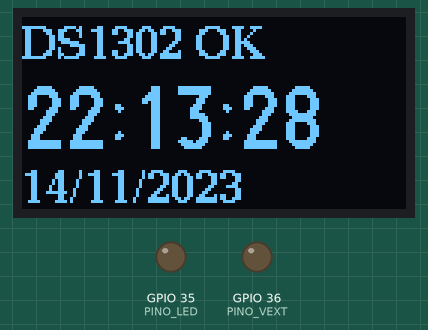
Bench run of a sketch on a simulated ESP32-S3. Parts: 128×64 one-colour display, output pins drawn as LEDs (lit = HIGH). Wiring (inferred from the names in the program): DS1302 clock: CE GPIO 42; IO GPIO 41; clock GPIO 40. The local clock reads 2024-03-15 10:24:30 at power-on unless the sketch sets it; pins used as bus, display or sensor lines are not drawn; what the sketch prints to the serial monitor is not drawn.

Above: at 0.4 s.
At 9.4 s:
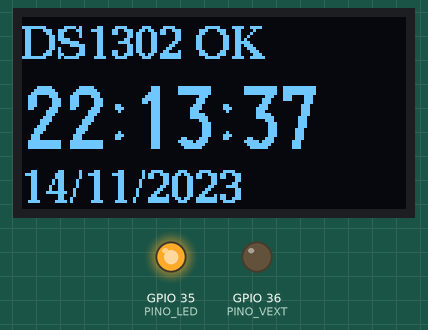
At 18.3 s:
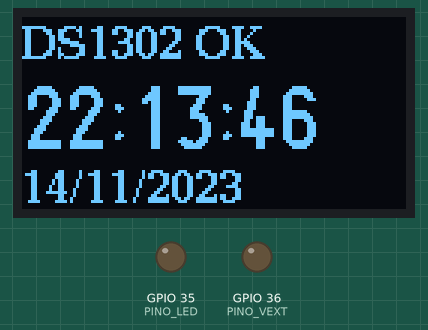
At 37.3 s:
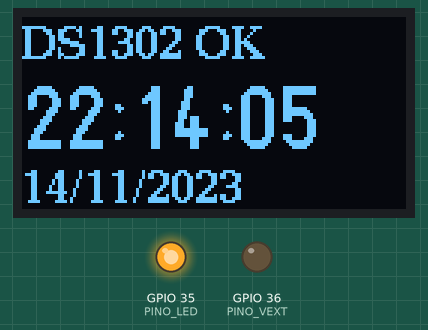
Timing chart, 0 to 40.0 s (numbered marks = the images above):
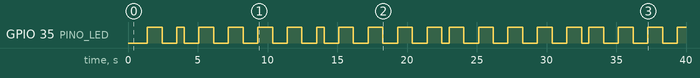

Measured:
- by itself, GPIO 35 (PINO_LED): moves between LOW and HIGH, repeating every 15.8 s
- what the display in image 0 shows lasts 1.0 s, from 0.4 s to 1.4 s

The sketch:

03_relogio_ds1302.ino
```cpp
// Teste 3 - Ler e acertar o relogio DS1302 (RTC) com a Heltec LoRa 32 V3
// Objetivo: provar que o crachá sabe que horas sao, mesmo desligado (o modulo tem uma bateria CR2032).
//
// Analogia: o DS1302 e um "relogio de pulso" que fica ao lado do ESP32. O ESP32 pergunta as horas
// por 3 fios (CLK = batida de ritmo, DAT = dados, RST = "vou falar com voce agora").
// Nao usamos biblioteca: o codigo abaixo fala o "idioma" do chip direto, e assim nao ha o que instalar.
//
// LIGACAO (placa desligada ao mexer nos fios!):
//   DS1302 VCC -> 3V3 da Heltec     DS1302 GND -> GND
//   DS1302 CLK -> GPIO 40           DS1302 DAT (I/O) -> GPIO 41        DS1302 RST (CE) -> GPIO 42
//   Bateria CR2032 colocada no modulo.  NAO ligue o VCC em 5V.
//
// COMO USAR (2 etapas):
//   1) ACERTAR_RELOGIO = true  -> grava, e o relogio recebe a hora do COMPUTADOR no momento da compilacao.
//   2) Mude para false, grave de novo. Agora ele so LE. Desligue a USB por 1 minuto e religue:
//      a hora deve continuar certa (prova que a bateria funciona).
//
// Biblioteca necessaria: "U8g2". Placa: "WiFi LoRa 32(V3)" ou "ESP32S3 Dev Module".

#include <U8g2lib.h>

const bool ACERTAR_RELOGIO = true;   // <<< true so na primeira gravacao; depois false

const int PINO_CLK = 40, PINO_DAT = 41, PINO_RST = 42;
const int PINO_VEXT = 36;            // energia do OLED (LOW = ligado)
const int PINO_LED  = 35;

U8G2_SSD1306_128X64_NONAME_F_SW_I2C tela(U8G2_R0, /*clock=*/18, /*data=*/17, /*reset=*/21);

// ---------- Conversa de baixo nivel com o DS1302 ----------
void enviarByte(uint8_t b) {                 // manda 8 bits, o menos importante primeiro
  pinMode(PINO_DAT, OUTPUT);
  for (int i = 0; i < 8; i++) {
    digitalWrite(PINO_DAT, (b >> i) & 1);
    digitalWrite(PINO_CLK, HIGH); delayMicroseconds(2);
    digitalWrite(PINO_CLK, LOW);  delayMicroseconds(2);
  }
}

uint8_t receberByte() {                      // le 8 bits (o chip poe cada bit no fio na batida do CLK)
  pinMode(PINO_DAT, INPUT);
  uint8_t v = 0;
  for (int i = 0; i < 8; i++) {
    if (digitalRead(PINO_DAT)) v |= (1 << i);
    digitalWrite(PINO_CLK, HIGH); delayMicroseconds(2);
    digitalWrite(PINO_CLK, LOW);  delayMicroseconds(2);
  }
  return v;
}

uint8_t lerRegistro(uint8_t reg) {
  digitalWrite(PINO_RST, HIGH); delayMicroseconds(4);
  enviarByte(0x81 | (reg << 1));             // 0x81 = "quero LER"
  uint8_t v = receberByte();
  digitalWrite(PINO_RST, LOW); delayMicroseconds(4);
  return v;
}

void escreverRegistro(uint8_t reg, uint8_t valor) {
  digitalWrite(PINO_RST, HIGH); delayMicroseconds(4);
  enviarByte(0x80 | (reg << 1));             // 0x80 = "quero ESCREVER"
  enviarByte(valor);
  digitalWrite(PINO_RST, LOW); delayMicroseconds(4);
}

// O chip guarda numeros em BCD (cada digito em 4 bits): 45 vira 0x45. Estas funcoes convertem.
uint8_t deBCD(uint8_t b) { return (b >> 4) * 10 + (b & 0x0F); }
uint8_t paraBCD(uint8_t n) { return ((n / 10) << 4) | (n % 10); }

// ---------- Hora ----------
struct Hora { int ano, mes, dia, h, m, s; };

// Registros: 0 seg, 1 min, 2 hora, 3 dia, 4 mes, 5 dia da semana, 6 ano, 7 protecao de escrita
bool lerHora(Hora &t) {
  uint8_t seg = lerRegistro(0);
  if (seg & 0x80) return false;              // bit 7 = "relogio parado" (sem bateria / nunca acertado)
  t.s = deBCD(seg & 0x7F);
  t.m = deBCD(lerRegistro(1) & 0x7F);
  t.h = deBCD(lerRegistro(2) & 0x3F);
  t.dia = deBCD(lerRegistro(3) & 0x3F);
  t.mes = deBCD(lerRegistro(4) & 0x1F);
  t.ano = 2000 + deBCD(lerRegistro(6));
  return true;
}

void acertarHora(const Hora &t) {
  escreverRegistro(7, 0x00);                 // tira a protecao de escrita
  escreverRegistro(0, 0x80);                 // para o relogio enquanto acerta
  escreverRegistro(1, paraBCD(t.m));
  escreverRegistro(2, paraBCD(t.h));         // formato 24 h
  escreverRegistro(3, paraBCD(t.dia));
  escreverRegistro(4, paraBCD(t.mes));
  escreverRegistro(5, 1);                    // dia da semana nao usamos
  escreverRegistro(6, paraBCD(t.ano - 2000));
  escreverRegistro(0, paraBCD(t.s));         // bit 7 = 0 -> relogio volta a andar
}

// Le __DATE__ ("Nov 12 2026") e __TIME__ ("14:30:05") do momento da compilacao
Hora horaDaCompilacao() {
  const char* meses = "JanFebMarAprMayJunJulAugSepOctNovDec";
  Hora t;
  char nome[4] = {0};
  sscanf(__DATE__, "%3s %d %d", nome, &t.dia, &t.ano);
  t.mes = (strstr(meses, nome) - meses) / 3 + 1;
  sscanf(__TIME__, "%d:%d:%d", &t.h, &t.m, &t.s);
  t.s += 8;                                  // compensa ~8 s entre compilar e terminar de gravar
  if (t.s > 59) t.s = 59;
  return t;
}

void setup() {
  Serial.begin(115200);
  pinMode(PINO_VEXT, OUTPUT); digitalWrite(PINO_VEXT, LOW); delay(100);
  pinMode(PINO_LED, OUTPUT);
  tela.begin();
  pinMode(PINO_CLK, OUTPUT); pinMode(PINO_RST, OUTPUT); pinMode(PINO_DAT, INPUT);
  digitalWrite(PINO_CLK, LOW); digitalWrite(PINO_RST, LOW);
  delay(200);

  if (ACERTAR_RELOGIO) {
    acertarHora(horaDaCompilacao());
    Serial.println("Relogio ACERTADO com a hora da compilacao. Agora mude ACERTAR_RELOGIO para false e grave de novo.");
  }
}

void loop() {
  Hora t;
  char l1[24], l2[24];
  tela.clearBuffer();
  tela.setFont(u8g2_font_ncenB10_tr);

  if (lerHora(t) && t.mes >= 1 && t.mes <= 12 && t.dia >= 1 && t.dia <= 31 && t.h < 24 && t.m < 60) {
    snprintf(l1, sizeof(l1), "%02d:%02d:%02d", t.h, t.m, t.s);
    snprintf(l2, sizeof(l2), "%02d/%02d/%04d", t.dia, t.mes, t.ano);
    tela.drawStr(0, 14, "DS1302 OK");
    tela.setFont(u8g2_font_logisoso20_tn);
    tela.drawStr(0, 44, l1);
    tela.setFont(u8g2_font_ncenB10_tr);
    tela.drawStr(0, 62, l2);
    Serial.printf("%s  %s\n", l2, l1);
    digitalWrite(PINO_LED, t.s % 2);         // LED pisca no ritmo dos segundos
  } else {
    tela.drawStr(0, 14, "DS1302 ERRO");
    tela.drawStr(0, 34, "parado ou sem");
    tela.drawStr(0, 50, "resposta (fios?)");
    Serial.println("ERRO: relogio parado ou nao responde. Confira fios, VCC 3V3 e a bateria.");
    digitalWrite(PINO_LED, LOW);
  }
  tela.sendBuffer();
  delay(500);
}
```
